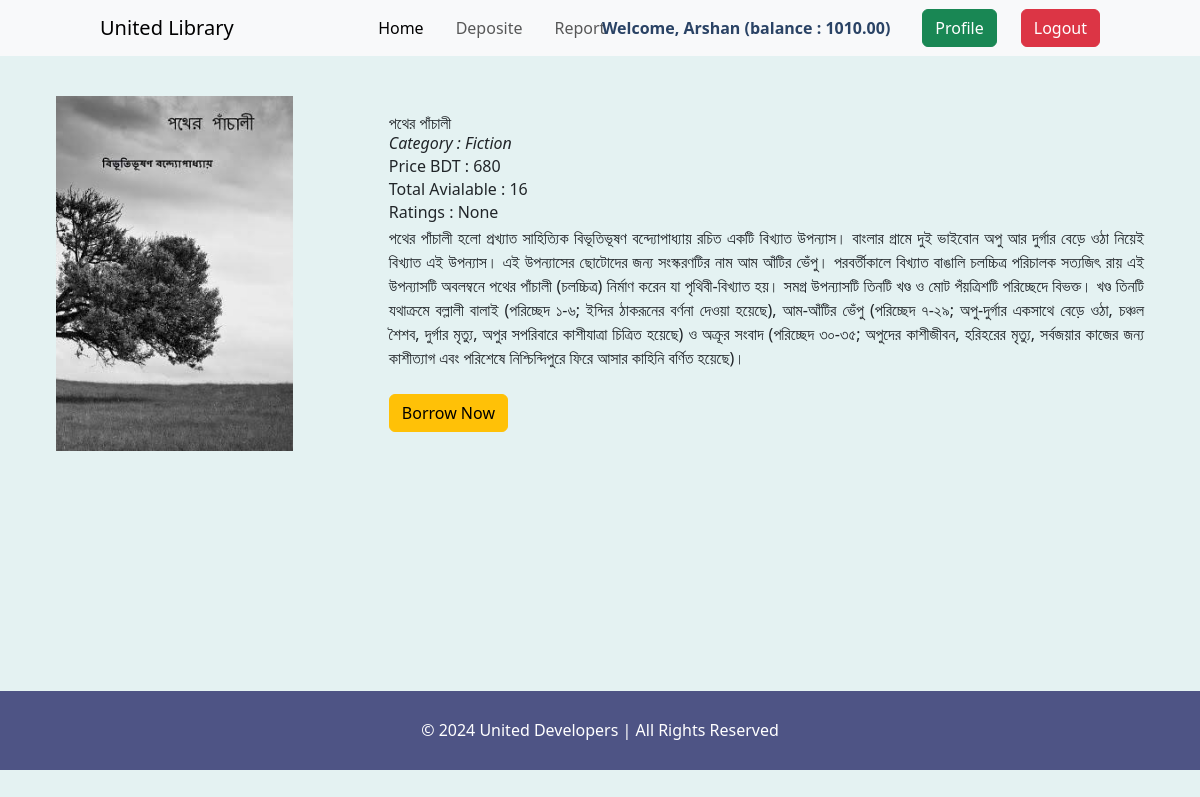
Screenshot of /details/9/ (signed in) with the database file from the repository.
### accounts/models.py (models this page shows, shortened)
class UserAccount(models.Model):
    user = models.OneToOneField(User, related_name='account', on_delete=models.CASCADE)
    account_no = models.IntegerField(unique=True)
    balance = models.DecimalField(default=0, max_digits=12, decimal_places=2)

### book/models.py (models this page shows, shortened)
class BookModel(models.Model):
    title = models.CharField(max_length = 100)
    description = models.TextField()
    category = models.ForeignKey(CategoryModel, on_delete = models.CASCADE)
    image = models.ImageField(upload_to='uploads/', null=True , blank = True)
    borrowing_price = models.IntegerField()
    total_copy = models.IntegerField(default = None, null=True, blank=True)
    review = models.TextField(null=True, blank=True)
    borrow_by = models.ManyToManyField(User,related_name='purchased_books', null=True, blank=True)
    borrow_date = models.DateTimeField(auto_now_add=True, null=True, blank=True)
    returned = models.BooleanField(default=False,null=True, blank=True)

### category/models.py (models this page shows, shortened)
class CategoryModel(models.Model):
    name = models.CharField(max_length = 100)
    slug = models.SlugField(max_length = 100, blank=True, null=True, unique=True)

### book/views.py (the view)
# urls.py: path('details/<int:id>/', views.details, name='details'),
@login_required
def details(request, id):
    book = BookModel.objects.get(pk=id)
    return render(request, 'book/details.html', {'book': book})

### book/templates/book/details.html (shortened to what this page needs)
{% extends 'base.html' %}
{% load static%}
{% load crispy_forms_tags %}
{% block content %}
<div class="d-flex flex-wrap align-items-center mt-5 pt-5 mx-2 mb-3">
    <img src="{{book.image.url}}" class="card-img-top mx-5" alt="..." style="width:20%;height:50%">
    <div class="col mx-5">
          <div class="card-body">
              <h3 class="card-title">{{book.title}}</h3>
              <h5 class="card-text" style="font-style:italic;font-weight:200">Category : {{book.category.name}}</h5>
                <h4 class="card-title mt-1 mb-1">Price BDT : {{book.borrowing_price}}</h4>
                <h6 class="card-title mt-1 mb-1">Total Avialable : {{book.total_copy}}</h6>
                <h6 class="card-title mt-1 mb-1">Ratings : {{book.review}}</h6>
                <p class="card-text" style="text-align: justify;">{{book.description}}</p>
                <br>
                {% if request.user.is_authenticated %}
                  <form method="POST" action="{% url 'buy_now' book.id %}">
                    <button class="btn btn-warning" type="submit">Borrow Now</button>
                  </form>
                {% endif %}
           </div>
    </div>
</div>
{%endblock%}

### templates/base.html (shortened to what this page needs)
{% load static%}
<!DOCTYPE html>
<html lang="en">
<head>
    <link href="https://cdn.jsdelivr.net/npm/bootstrap@5.3.3/dist/css/bootstrap.min.css" rel="stylesheet">
    <link href="https://unpkg.com/tailwindcss@^1.0/dist/tailwind.min.css" rel="stylesheet">
</head>
<body style="background-color:#e4f2f2">
    <nav class="navbar navbar-expand-lg bg-body-tertiary fixed-top">
        <div class="container container-fluid">
          <a class="navbar-brand" href="{% url 'home'%}">United Library</a>
          <div class="collapse navbar-collapse" id="navbarSupportedContent">
            <ul class="navbar-nav me-auto mb-2 mb-lg-0 " style="margin-left:35%;">
              <li class="nav-item">
                <a class="nav-link active" aria-current="page" href="{% url 'home' %}">Home</a>
              </li>
              {% if request.user.is_authenticated %}
              <li class="nav-item">
                <a class="nav-link  mx-3" aria-current="page" href="{% url 'deposit_money'%}">Deposite</a>
              </li>
              <li class="nav-item">
                <a class="nav-link" aria-current="page" href="{% url 'transaction_report'%}">Report</a>
              </li>
              {% else %}
              <a class="nav-link  mx-3" aria-current="page" href="{% url 'about'%}">About</a>
            </li>
            <li class="nav-item">
              <a class="nav-link" aria-current="page" href="{% url 'contact'%}">Contact US</a>
            </li>
            {% endif %}
            </div>
            {% if request.user.is_authenticated %}
            <div class="d-flex">
              <div class="text-blue-900 my-auto font-black px-2">Welcome, {{ request.user.username }} (balance : {{request.user.account.balance}}) </div>
              <a class="btn btn-success mx-4" href="{% url 'profile' %}">Profile</a>
              <a class="btn btn-danger" href="{% url 'logout' %}">Logout</a>
            </div>
            {% else %}
            <div>
              <a class="btn btn-warning mx-4" href="{% url 'register' %}">Sigup</a>
              <a class="btn btn-primary" href="{% url 'login' %}">Login</a>
            </div>
            {% endif %}
        </div>
      </nav>
    {% block content %}
    {% endblock %}
    <footer style="background-color:#4e5485 ;padding-top:30px;padding-bottom:30px;margin-top:20%">
      <div style="text-align:center;color:white">
        <h1>© 2024 United Developers | All Rights Reserved</h1>
      </div>
    </footer>
</body>
</html>

### rows the page displays
BookModel: image (picture), title "পথের পাঁচালী", category.name "Fiction", borrowing_price "680", total_copy "16", review "None", description "পথের পাঁচালী হলো প্রখ্যাত সাহিত্যিক বিভূতিভূষণ বন্দ্যোপাধ্যায় রচিত একটি বিখ্যাত উপন্যাস। বাংলার গ্রামে দুই ভাইবোন অপু আর দুর্গার বেড়ে ওঠা নিয়েই বিখ্যাত এই উপন্যাস। এই উপন্যাসের ছোটোদের জন্য সংস্করণটির নাম আম আঁটির ভেঁপু। পরবর্তীকালে বিখ্যাত বাঙালি চলচ্চিত্র পরিচালক সত্যজিৎ রায় এই উপন্যাসটি অবলম্বনে পথের পাঁচালী (চলচ্চিত্র) নির্মাণ করেন যা পৃথিবী-বিখ্যাত হয়। সমগ্র উপন্যাসটি তিনটি খণ্ড ও মোট পঁয়ত্রিশটি পরিচ্ছেদে বিভক্ত। খণ্ড তিনটি যথাক্রমে বল্লালী বালাই (পরিচ্ছেদ ১-৬; ইন্দির ঠাকরূনের বর্ণনা দেওয়া হয়েছে), আম-আঁটির ভেঁপু (পরিচ্ছেদ ৭-২৯; অপু-দুর্গার একসাথে বেড়ে ওঠা, চঞ্চল শৈশব, দুর্গার মৃত্যু, অপুর সপরিবারে কাশীযাত্রা চিত্রিত হয়েছে) ও অক্রূর সংবাদ (পরিচ্ছেদ ৩০-৩৫; অপুদের কাশীজীবন,…"

### other values shown
{{ request.user.username }} "Arshan"
{{ request.user.account.balance }} "1010.00"
